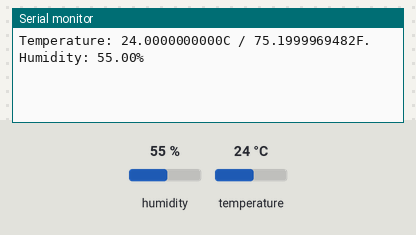
A sketch run on a simulated ATtiny85, built with avr-gcc and run on an emulated ATtiny85. Parts: the last lines printed to the serial monitor. Inputs (shaded band) come from the test bench; at power-on: humidity 55 %, temperature 24 °C. No radio packets arrive unless stated.

Above: at 1.2 s.
1.3 s: humidity set to 22 %
At 2.6 s:
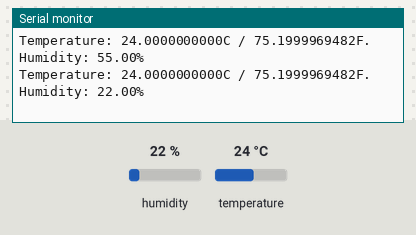
2.8 s: temperature set to 12 °C
4.3 s: humidity set to 40 %
At 5.3 s:
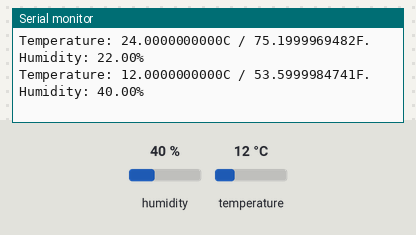
Timing chart, 0 to 7.3 s (numbered marks = the images above; inputs shaded):
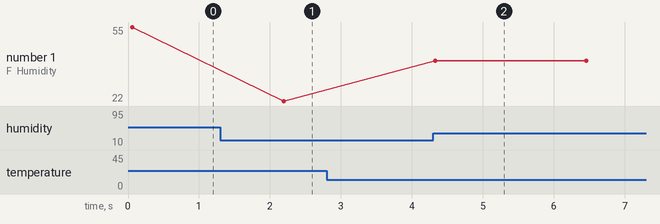

The sketch:

ask_transmitter.ino
```cpp
// ask_transmitter.pde
// -*- mode: C++ -*-
// Simple example of how to use RadioHead to transmit messages
// with a simple ASK transmitter in a very simple way.
// Implements a simplex (one-way) transmitter with an TX-C1 module
// Tested on Arduino Mega, Duemilanova, Uno, Due, Teensy, ESP-12
// https://microcontrollerelectronics.com/fs1000a-wireless-rf433-transmit-and-receive-module-pair/

#include <RH_ASK.h>
#include <SPI.h> // Not actually used but needed to compile
#include <SHT1x.h>

RH_ASK driver(2000, 11, 12);
// RH_ASK driver(2000, 3, 4, 0); // ATTiny, RX on D3 (pin 2 on attiny85) TX on D4 (pin 3 on attiny85),
// RH_ASK driver(2000, PD14, PD13, 0); STM32F4 Discovery: see tx and rx on Orange and Red LEDS

// Specify data and clock connections and instantiate SHT1x object
#define dataPin  4
#define clockPin 5
SHT1x sht1x(dataPin, clockPin);


void setup()
{
    Serial.begin(115200);	  // Debugging only
    if (!driver.init())
         Serial.println("init failed");
	  ;

}

void loop()
{

    float temp_c;
    float temp_f;
    float humidity;

    // Read values from the sensor
    temp_c = sht1x.readTemperatureC();
    temp_f = sht1x.readTemperatureF();
    humidity = sht1x.readHumidity();

    // Print the values to the serial port
    Serial.print("Temperature: ");
    Serial.print(temp_c, DEC);
    Serial.print("C / ");
    Serial.print(temp_f, DEC);
    Serial.print("F. Humidity: ");
    Serial.print(humidity);
    Serial.println("%");


    const char * msg = "Hello World!";
    int temp = temp_c;
    driver.send((uint8_t *)temp, strlen(temp));

    driver.waitPacketSent();
    delay(2000);
}
```

Measured:
- after the input at 1.3 s, the serial monitor: prints a new line after 0.89 s (image 1)
- after the input at 4.3 s, the serial monitor: prints a new line at once (image 2)
- plotted number 1: 55 → 22 after the input at 1.3 s, 22 → 40 after the input at 4.3 s
